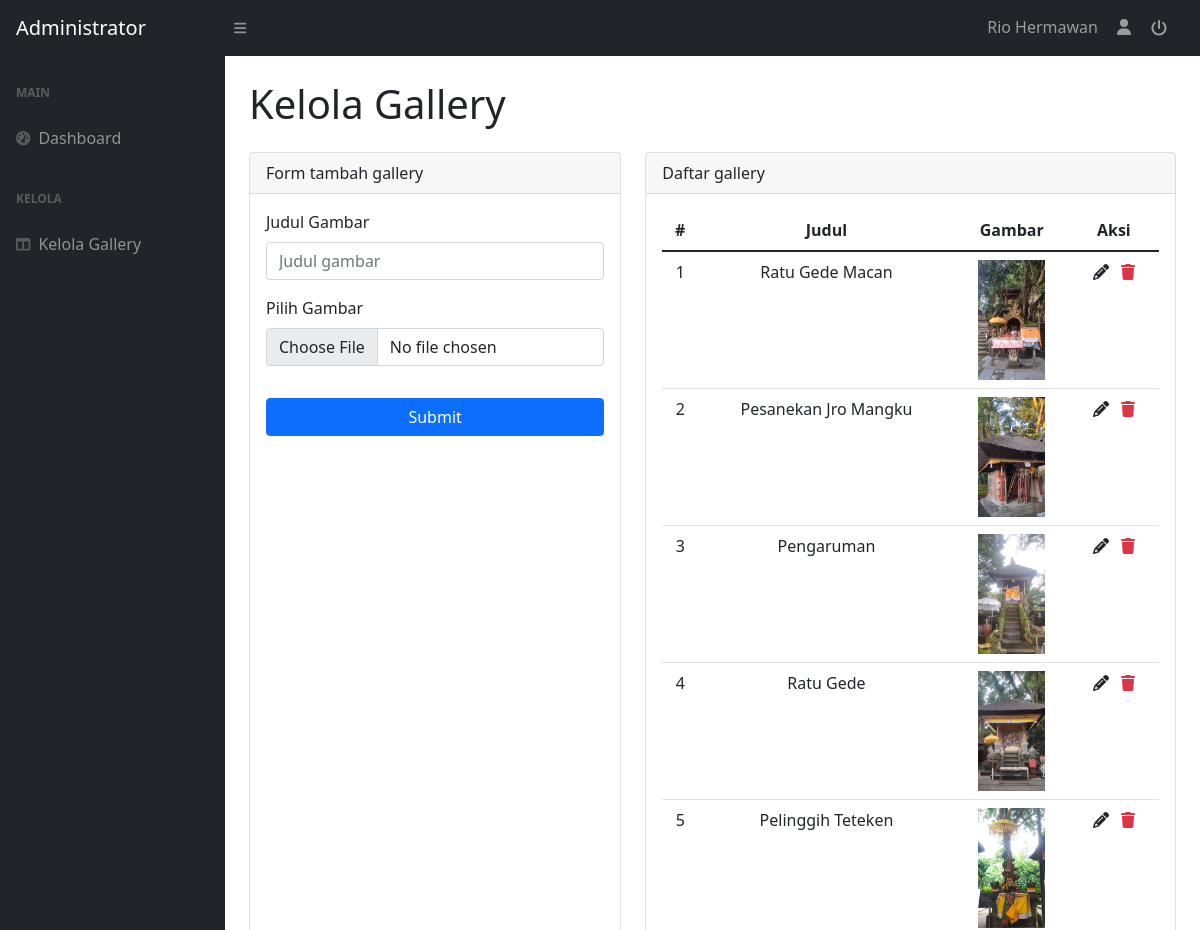
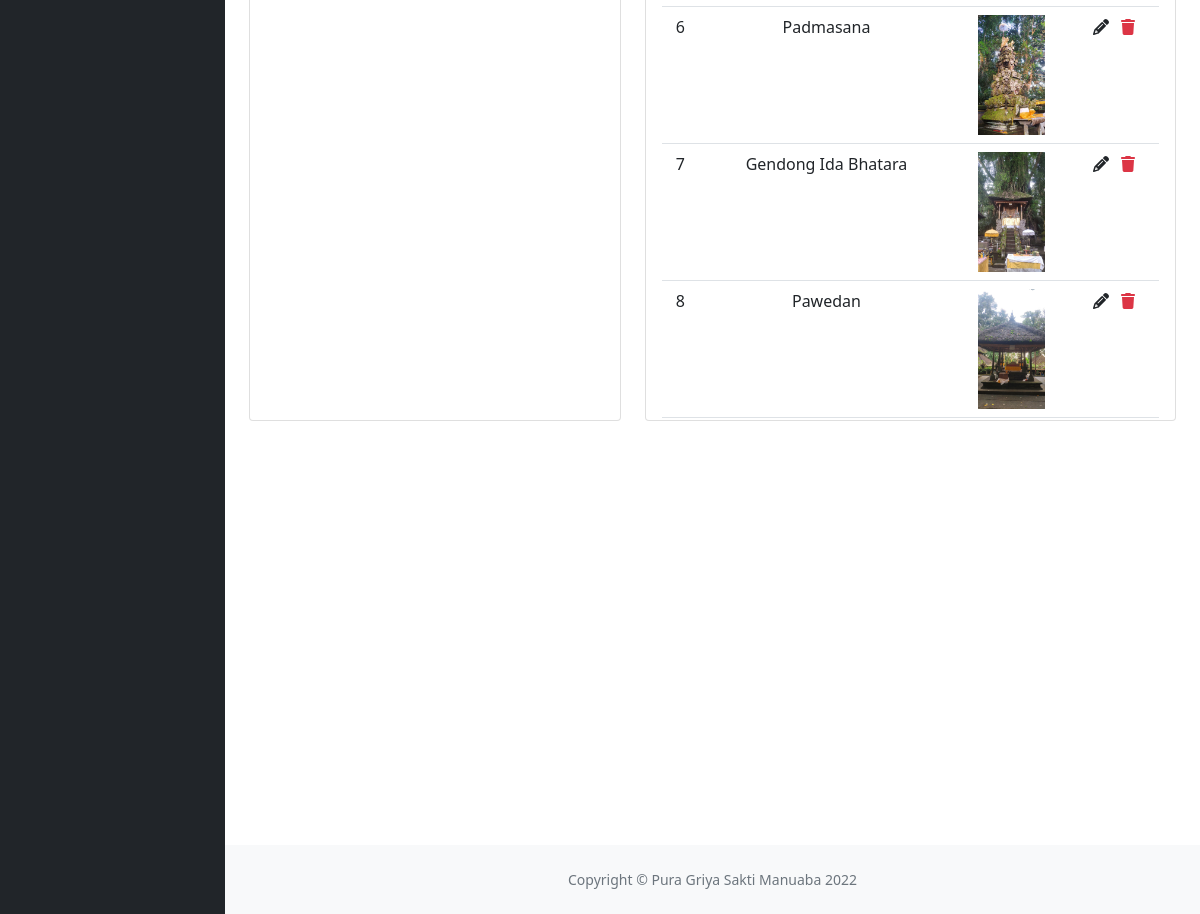
The page /admin/gallery.php (signed in) on the database its author committed (2 pictures, top to bottom).
### tables this page shows
CREATE TABLE `galleries` (
  `id` int(11) NOT NULL,
  `title` varchar(100) NOT NULL,
  `image_name` varchar(100) NOT NULL,
  `created_at` datetime NOT NULL,
  `updated_at` datetime DEFAULT NULL
);

### admin/functions/global.php (called while the page is built, shortened)
<?php
include_once 'connection.php';
$pageTitle = 'Pura Griya Sakti Manuaba';
function getGalleries()
{
    global $conn;
    $sql = "SELECT * FROM galleries";
    $result = mysqli_query($conn, $sql);
    while ($galeri = mysqli_fetch_assoc($result)) {
        $galleries[] = $galeri;
    }
    return array_reverse($galleries);
}

### admin/gallery.php (the view, shortened to what this page needs)
<?php
include_once 'functions/global.php';
$isUbah = isset($_GET['ubah_id']);
$galleries = getGalleries();
?>
<!DOCTYPE html>
<html lang="en">
<head>
    <link href="https://cdn.jsdelivr.net/npm/simple-datatables@latest/dist/style.css" rel="stylesheet" />
    <link href="css/bootstrap.css" rel="stylesheet" />
</head>
<body class="sb-nav-fixed">
    <nav class="sb-topnav navbar navbar-expand navbar-dark bg-dark">
        <a class="navbar-brand ps-3" href="dashboard.php">Administrator</a>
        <button class="btn btn-link btn-sm order-1 order-lg-0 me-4 me-lg-0" id="sidebarToggle" href="#!"><i class="fas fa-bars"></i></button>
        <ul class="navbar-nav ms-auto ms-md-0 me-3 me-lg-4">
            <li class="nav-item dropdown">
                <a class="nav-link" title="Logout">
                    <?= $_SESSION['user']['name'] ?>
                </a>
            </li>
            <li class="nav-item dropdown">
                <span class="nav-link">
                    <i class="fas fa-user fa-fw"></i>
                </span>
            </li>
            <li class="nav-item dropdown">
                <form action="functions/logout.php" method="POST">
                    <button name="logout" type="submit" class="btn nav-link" title="Logout">
                        <i class="fa-solid fa-power-off"></i>
                    </button>
                </form>
            </li>
        </ul>
    </nav>
    <div id="layoutSidenav">
        <div id="layoutSidenav_nav">
            <nav class="sb-sidenav accordion sb-sidenav-dark" id="sidenavAccordion">
                <div class="sb-sidenav-menu">
                    <div class="nav">
                        <div class="sb-sidenav-menu-heading">Main</div>
                        <a class="nav-link" href="dashboard.php">
                            <div class="sb-nav-link-icon"><i class="fas fa-tachometer-alt"></i></div>
                            Dashboard
                        </a>
                        <div class="sb-sidenav-menu-heading">Kelola</div>
                        <a class="nav-link" href="gallery.php">
                            <div class="sb-nav-link-icon"><i class="fas fa-columns"></i></div>
                            Kelola Gallery
                        </a>
                    </div>
                </div>
            </nav>
        </div>
        <div id="layoutSidenav_content">
            <main>
                <div class="container-fluid px-4">
                    <h1 class="my-4">Kelola Gallery</h1>
                    <div class="row">
                        <div class="col-12 col-lg-5">
                            <div class="card" style="height: 65vh;">
                                <div class="card-header">
                                    <span class="gallery-form-title">Form <?= $isUbah ? 'ubah' : 'tambah' ?> gallery</span>
                                </div>
                                <div class="card-body">
                                    <form action="functions/<?= $isUbah ? 'update-gallery.php' : 'insert-gallery.php' ?>" method="POST" enctype="multipart/form-data">
                                        <div class="mb-3">
                                            <label for="title" class="form-label">Judul Gambar</label>
                                            <input name="title" type="text" class="form-control" id="title" placeholder="Judul gambar" required value="<?= $isUbah ? $galleryById['title'] : '' ?>">
                                        </div>
                                        <div class="mb-3">
                                            <span class="d-block mb-2">Pilih Gambar</span>
                                            <input name="image" type="file" class="d-block form-control" <?= $isUbah ? '' : 'required' ?>>
                                        </div>
                                        <button type="submit" class="btn btn-primary w-100 mt-3">Submit</button>
                                    </form>
                                </div>
                            </div>
                        </div>
                        <div class="col-12 col-lg-7">
                            <div class="card" style="height: 65vh;">
                                <div class="card-header">
                                    <span>Daftar gallery</span>
                                </div>
                                <div class="card-body" style="overflow-y: scroll;">
                                    <table class="table">
                                        <?php if (count($galleries) > 0) { ?>
                                            <thead>
                                                <tr>
                                                    <th>
                                                        <center>#</center>
                                                    </th>
                                                    <th>
                                                        <center>Judul</center>
                                                    </th>
                                                    <th>
                                                        <center>Gambar</center>
                                                    </th>
                                                    <th>
                                                        <center>Aksi</center>
                                                    </th>
                                                </tr>
                                            </thead>
                                            <tbody>
                                                <?php foreach ($galleries as $i => $gallery) { ?>
                                                    <tr>
                                                        <td class="pt-2">
                                                            <center><?= $i + 1 ?></center>
                                                        </td>
                                                        <td class="pt-2">
                                                            <center><?= $gallery['title'] ?></center>
                                                        </td>
                                                        <td>
                                                            <center>
                                                                <img src="img/galleries/<?= $gallery['image_name'] ?>" alt="<?= $gallery['title'] ?>" style="max-height: 120px;">
                                                            </center>
                                                        </td>
                                                        <td class="pt-2">
                                                            <center>
                                                                <a href="?ubah_id=<?= $gallery['id'] ?>" title="Ubah" class="d-inline-block mx-1">
                                                                    <i class="fa-solid fa-pencil text-dark"></i>
                                                                </a>
                                                                <a href="functions/delete-gallery.php?id=<?= $gallery['id'] ?>&image_name=<?= $gallery['image_name'] ?>" title="Hapus" class="d-inline-block mx-1">
                                                                    <i class="fa-solid fa-trash text-danger"></i>
                                                                </a>
                                                            </center>
                                                        </td>
                                                    </tr>
                                                <?php } ?>
                                            </tbody>
                                        <?php } else { ?>
                                            <h6 class="mt-2">Data gallery tidak tersedia</h6>
                                        <?php } ?>
                                    </table>
                                </div>
                            </div>
                        </div>
                    </div>
                </div>
            </main>
            <footer class="py-4 bg-light mt-auto">
                <div class="container-fluid px-4">
                    <div class="d-flex align-items-center justify-content-center small">
                        <div class="text-muted">Copyright &copy; <?= $pageTitle ?> 2022</div>
                    </div>
                </div>
            </footer>
        </div>
    </div>
</body>
</html>

### rows shown on the page
galleries: title "Ratu Gede Macan", image_name (picture)
galleries: title "Pesanekan Jro Mangku", image_name (picture)
galleries: title "Pengaruman", image_name (picture)
galleries: title "Ratu Gede", image_name (picture)
galleries: title "Pelinggih Teteken", image_name (picture)
galleries: title "Padmasana", image_name (picture)
galleries: title "Gendong Ida Bhatara", image_name (picture)
galleries: title "Pawedan", image_name (picture)

### other values the page prints
$_SESSION['user']['name'] "Rio Hermawan"
$pageTitle "Pura Griya Sakti Manuaba"
